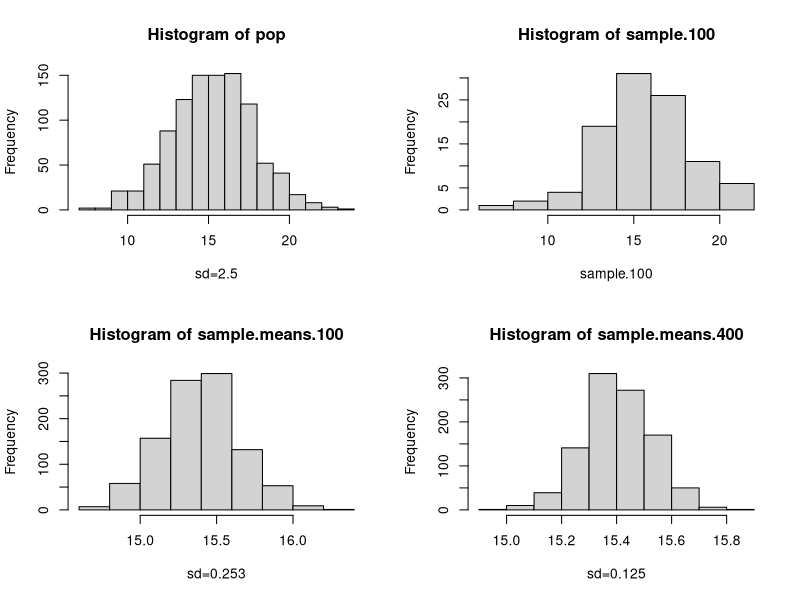
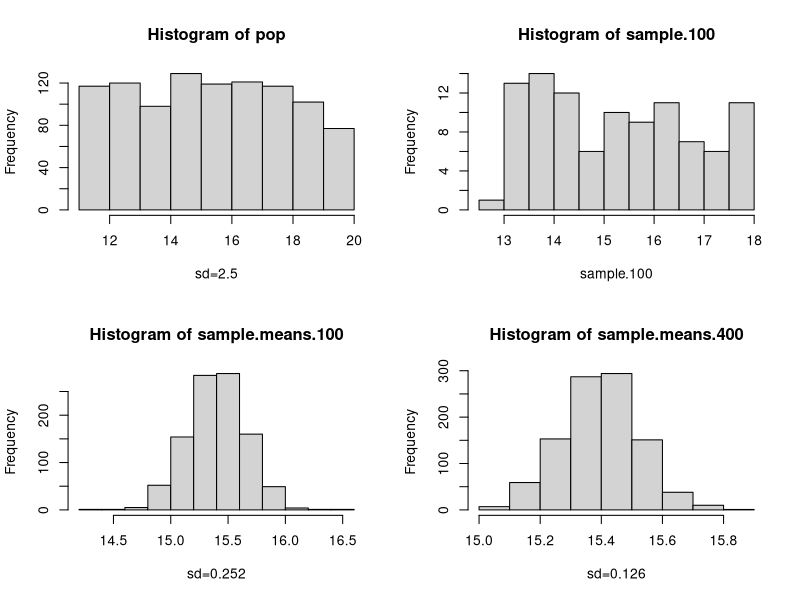
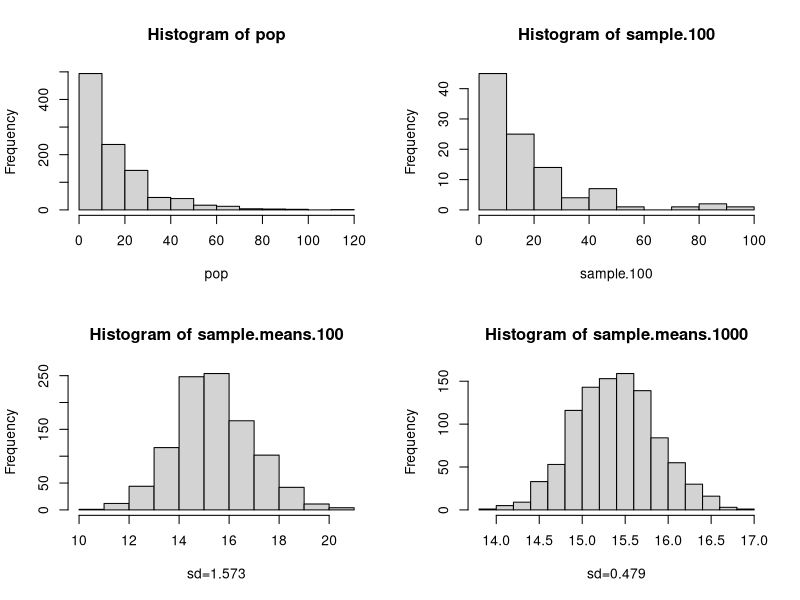
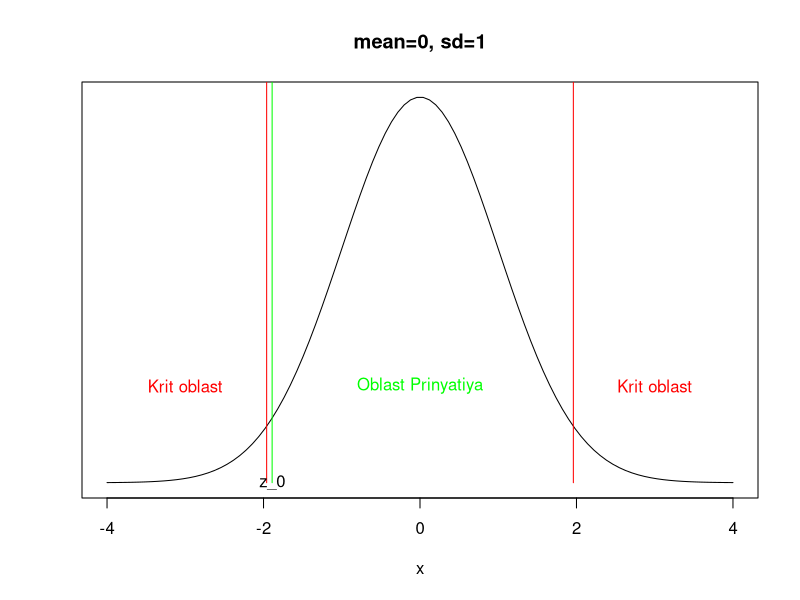
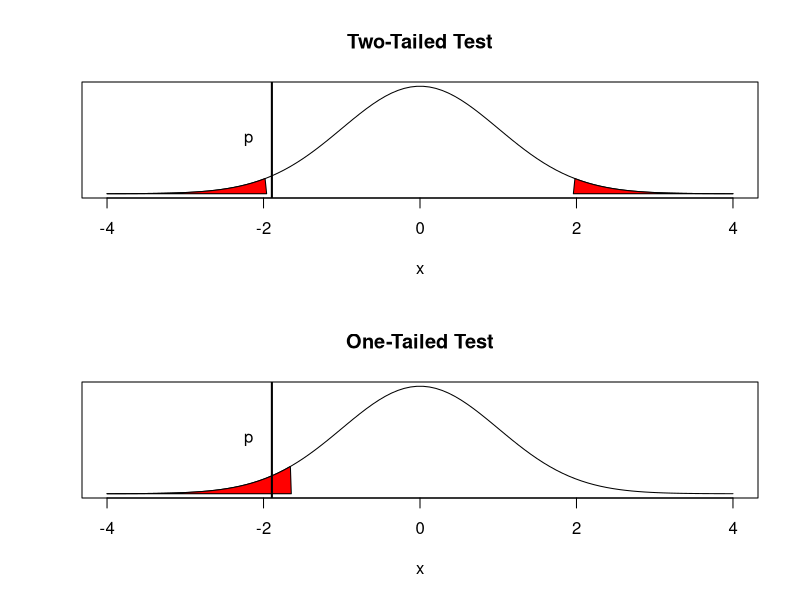

The R script that drew these images, in order: (Note: this script raises an error after producing the figures.)
## ---- chunk 1
mean <- 15.4; sd <- 2.5;

op <- par(mfrow=c(2,2))

pop <- rnorm(1000, mean, sd)
hist(pop, xlab=paste0("sd=", sd))

sample.100 <- rnorm(100, mean, sd)
hist(sample.100)

sample.means.100 <- rep(NA, 1000)
for (i in 1:1000) {
  sample.100 <- rnorm(100, mean, sd)
  sample.means.100[i] <- mean(sample.100)
}
sigma.100 <- round(sqrt(var(sample.means.100)), 3)
hist(sample.means.100, xlab=paste0("sd=", sigma.100))


sample.means.400 <- rep(NA, 1000)
for (i in 1:1000) {
  sample.400 <- rnorm(400, mean, sd)
  sample.means.400[i] <- mean(sample.400)
}
sigma.400 <- round(sqrt(var(sample.means.400)), 3)
hist(sample.means.400, xlab=paste0("sd=", sigma.400))

par(op)
## ---- chunk 2
mean <- 15.4; sd <- 2.5;

d <- sd*sqrt(12)/2;

op <- par(mfrow=c(2,2))

pop <- runif(1000, min=mean-d, max=mean+d)
hist(pop, xlab=paste0("sd=", sd))

sample.100 <- runif(100, min=mean-sd, max=mean+sd)
hist(sample.100)

sample.means.100 <- rep(NA, 1000)
for (i in 1:1000) {
  sample.100 <- runif(100, min=mean-d, max=mean+d)
  sample.means.100[i] <- mean(sample.100)
}
sigma.100 <- round(sqrt(var(sample.means.100)), 3)
hist(sample.means.100, xlab=paste0("sd=", sigma.100))


sample.means.400 <- rep(NA, 1000)
for (i in 1:1000) {
  sample.400 <- runif(400, min=mean-d, max=mean+d)
  sample.means.400[i] <- mean(sample.400)
}
sigma.400 <- round(sqrt(var(sample.means.400)), 3)
hist(sample.means.400, xlab=paste0("sd=", sigma.400))

par(op)
## ---- chunk 3
mean <- 15.4

op <- par(mfrow=c(2,2))

pop <- rexp(1000, 1/mean)
hist(pop)

sample.100 <- rexp(100, 1/mean)
hist(sample.100)

sample.means.100 <- rep(NA, 1000)
for (i in 1:1000) {
  sample.100 <- rexp(100, 1/mean)
  sample.means.100[i] <- mean(sample.100)
}
sigma.100 <- round(sqrt(var(sample.means.100)), 3)
hist(sample.means.100, xlab=paste0("sd=", sigma.100))


sample.means.1000 <- rep(NA, 1000)
for (i in 1:1000) {
  sample.1000 <- rexp(1000, 1/mean)
  sample.means.1000[i] <- mean(sample.1000)
}
sigma.1000 <- round(sqrt(var(sample.means.1000)), 3)
hist(sample.means.1000, xlab=paste0("sd=", sigma.1000))

par(op)
## ---- chunk 4
xbar = 14.6            # выборочное среднее
mu0 = 15.4             # среднее генеральной совокупности
sigma = 2.5            # стандартное отклонение
n = 35                 # размер выборки

alpha = .05            # уровень значимости

z.half = qnorm(1-alpha/2) 
# Область принятия
c(-z.half, z.half)
# Значение статистики критерия
(z = (xbar-mu0)/(sigma/sqrt(n)))
## ---- chunk 5
mean = 0; sd = 1
x <- seq(-4,4,length=100)*sd + mean
y <- dnorm(x,mean,sd)
plot(x, y, type="l", xlab="x", ylab="", main="mean=0, sd=1", yaxt="n")
lines(c(-1.96,-1.96), c(0,1), col="red")
lines(c(1.96,1.96), c(0,1), col="red")
lines(c(-1.89,-1.89), c(0,1), col="green")
text(0,0.1,"Oblast Prinyatiya", col="green")
text(-3,0.1,"Krit oblast", col="red")
text(3,0.1,"Krit oblast", col="red")
text(-1.89,0,"z_0")
## ---- chunk 6
p_value = 2 * pnorm(z) # p-значение
p_value                # для нижнего "хвоста"
p_value < alpha
## ---- chunk 7
mean = 0; sd = 1

x <- seq(-4,4,length=100)*sd + mean
y <- dnorm(x,mean,sd)

alpha = .05 
z.alpha = qnorm(alpha) # односторонний критерий

op <- par(mfrow=c(2,1))

# Двусторонний критерий

plot(x, y, type="l", xlab="x", ylab="", main="Two-Tailed Test", yaxt="n")

i <- x <=-1.96
polygon(c(-4,x[i],-1.96), c(0,y[i],0), col="red")

i <- x >= 1.96
polygon(c(1.96,x[i],4), c(0,y[i],0), col="red")

lines(c(z,z), c(-.1,1), lwd=2)
text(z -.3,.2,"p")

# Односторонний критерий

plot(x, y, type="l", xlab="x", ylab="", main="One-Tailed Test", yaxt="n")

i <- x <= z.alpha
polygon(c(-4,x[i],z.alpha), c(0,y[i],0), col="red")

lines(c(z,z), c(-.1,1), lwd=2)
text(z -.3,.2,"p")
## ---- chunk 8
X1 = 6.2; X2 = 6.5; s1 = 1.3; s2 = 1.4; N1 = 324; N2 = 317
sigma = sqrt( s1^2/(N1-1) + s2^2/(N2-1) )
z = (X1-X2)/sigma
## ---- chunk 9
(X1-X2)/sigma
## ---- chunk 10
alpha = 0.05
pval = 2 * pnorm(z)
## ---- chunk 11
pval
## ---- chunk 12
pval < alpha
## ---- chunk 13
# Читаем данные
town.1959 <- read.table("data/town_ua_1959.csv", 
                        header=TRUE, sep=",")
# Логарифмируем
log.town.1959 <- log(town.1959[,3])
# Тест Шапиро-Уилка
shapiro.test(log.town.1959)
## ---- chunk 14
# Установим пакет для проверки гипотезы о нормальности
# распределения
# install.packages("nortest")
library(nortest)
lillie.test(log.town.1959)
